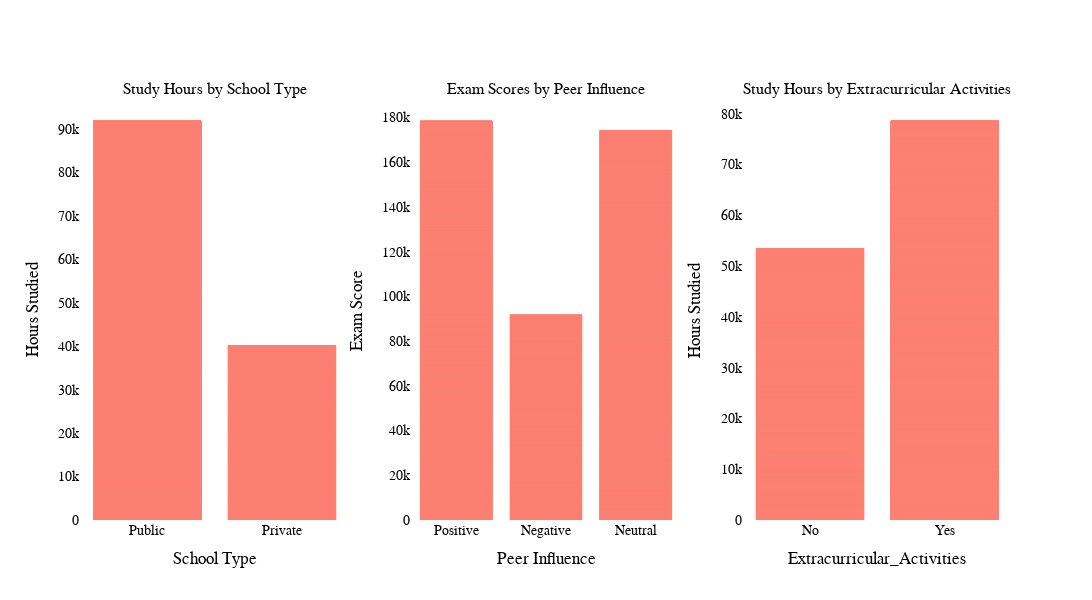

Here is the notebook cell this chart was saved with:
### Markdown cell above
<p align="left">
  <img src="Px plots\plot6.png">
  <br>
</p>

### Code cell
fig_2 = make_subplots(rows=1,cols=3,subplot_titles=('Study Hours by School Type','Exam Scores by Peer Influence','Study Hours by Extracurricular Activities'))

fig_2.add_trace(go.Bar(
    x=student_Performance['School_Type'],
    y= student_Performance['Hours_Studied'],
    name='School Type'),
    row = 1 , col = 1)


fig_2.add_trace(go.Bar(
    x=student_Performance['Peer_Influence'],
    y=student_Performance['Exam_Score'],
    name = 'Peer Influence'),
    row= 1 ,col =2)


fig_2.add_trace(go.Bar(
    x=student_Performance['Extracurricular_Activities'],
    y=student_Performance['Hours_Studied'],
    name='Extracurricular Activities'
),row=1,col=3)


fig_2.update_traces(marker_line_color = 'salmon', marker_line_width = 1)

fig_2.update_layout(
    showlegend =False,
    plot_bgcolor = 'rgba(0,0,0,0)',
    font = dict(family='Arial',size= 14,color='black'),
    width = 1200,height = 600 
)


fig_2.update_xaxes(title_text = 'School Type',row=1,col=1)
fig_2.update_yaxes(title_text = 'Hours Studied',row=1,col=1)

fig_2.update_xaxes(title_text = 'Peer Influence' ,row=1,col=2)
fig_2.update_yaxes(title_text = 'Exam Score',row = 1 ,col=2)

fig_2.update_xaxes(title_text = 'Extracurricular_Activities',row=1,col=3)
fig_2.update_yaxes(title_text = 'Hours Studied',row =1 ,col=3)

### Figure 1 — Plotly figure (JSON) as saved in the notebook; plotly's stock layout.template omitted (floating-point values rounded to 4 significant figures; data arrays with more than 128 entries replaced by an {"elided": "..."} marker saying what was removed)
{"data": [{"marker": {"line": {"color": "salmon", "width": 1}}, "name": "School Type", "type": "bar", "x": {"elided": "6607 str values"}, "xaxis": "x", "y": {"elided": "6607 int values"}, "yaxis": "y"}, {"marker": {"line": {"color": "salmon", "width": 1}}, "name": "Peer Influence", "type": "bar", "x": {"elided": "6607 str values"}, "xaxis": "x2", "y": {"elided": "6607 int values"}, "yaxis": "y2"}, {"marker": {"line": {"color": "salmon", "width": 1}}, "name": "Extracurricular Activities", "type": "bar", "x": {"elided": "6607 str values"}, "xaxis": "x3", "y": {"elided": "6607 int values"}, "yaxis": "y3"}], "layout": {"annotations": [{"font": {"size": 16}, "showarrow": false, "text": "Study Hours by School Type", "x": 0.1444, "xanchor": "center", "xref": "paper", "y": 1, "yanchor": "bottom", "yref": "paper"}, {"font": {"size": 16}, "showarrow": false, "text": "Exam Scores by Peer Influence", "x": 0.5, "xanchor": "center", "xref": "paper", "y": 1, "yanchor": "bottom", "yref": "paper"}, {"font": {"size": 16}, "showarrow": false, "text": "Study Hours by Extracurricular Activities", "x": 0.8556, "xanchor": "center", "xref": "paper", "y": 1, "yanchor": "bottom", "yref": "paper"}], "font": {"color": "black", "family": "Arial", "size": 14}, "height": 600, "plot_bgcolor": "rgba(0,0,0,0)", "showlegend": false, "width": 1200, "xaxis": {"anchor": "y", "domain": [0, 0.2889], "title": {"text": "School Type"}}, "xaxis2": {"anchor": "y2", "domain": [0.3556, 0.6444], "title": {"text": "Peer Influence"}}, "xaxis3": {"anchor": "y3", "domain": [0.7111, 1], "title": {"text": "Extracurricular_Activities"}}, "yaxis": {"anchor": "x", "domain": [0, 1], "title": {"text": "Hours Studied"}}, "yaxis2": {"anchor": "x2", "domain": [0, 1], "title": {"text": "Exam Score"}}, "yaxis3": {"anchor": "x3", "domain": [0, 1], "title": {"text": "Hours Studied"}}}}
